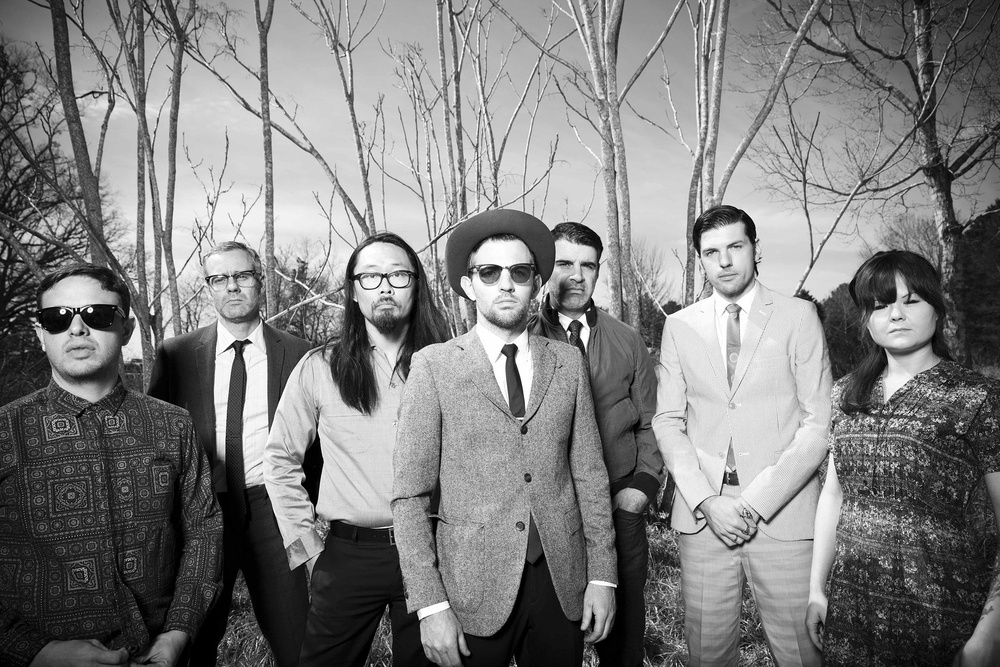
#> input picture images/Men.jpg, 1000 x 667 px, shrunk from 1920 x 1280 before the run, given in place of the camera
$ python virtual_paint.py
#> lines starting #> are read from the running program, lines starting #| are printed output that depends on the picture
import cv2
import numpy as np

# Open webcam
cap = cv2.VideoCapture(0)

if not cap.isOpened():
    print("Error: Cannot open camera")
    exit()

# Store all drawing points
points = []

while True:

    # Read frame
    success, frame = cap.read()
#> frame is the input picture: shape (667, 1000, 3); min 0, max 255, mean 126.2

    if not success:
        print("Error: Cannot read frame")
        break

    # Flip the image so movement feels natural
    frame = cv2.flip(frame, 1)
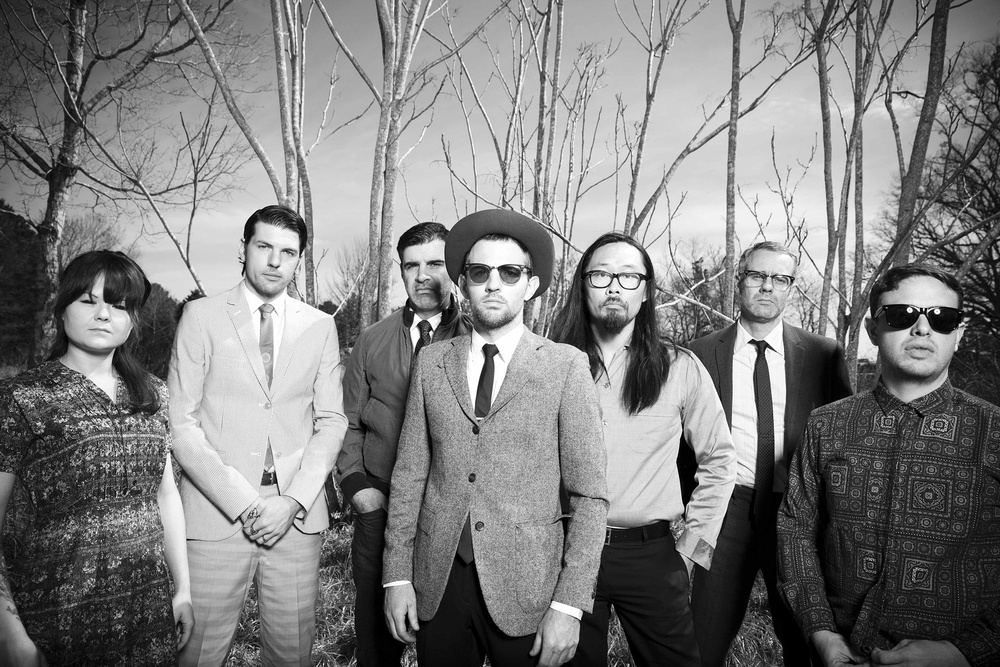
#> frame: shape (667, 1000, 3); min 0, max 255, mean 126.2

    # Convert to HSV
    hsv = cv2.cvtColor(frame, cv2.COLOR_BGR2HSV)
#> hsv: shape (667, 1000, 3); mean H, S, V 0, 0, 126.2

    # ==========================
    # Choose the marker color
    # (Example: Blue)
    # ==========================

    lower = np.array([100, 150, 50])
    upper = np.array([140, 255, 255])

    # Create mask
    mask = cv2.inRange(hsv, lower, upper)
#> mask: shape (667, 1000); every value is 0

    # Find contours
    contours, _ = cv2.findContours(mask, cv2.RETR_EXTERNAL, cv2.CHAIN_APPROX_SIMPLE)
#> contours = []

    # Find the biggest contour
    for contour in contours:

        area = cv2.contourArea(contour)

        if area > 500:

            x, y, w, h = cv2.boundingRect(contour)

            # Tip of the marker
            cx = x + w // 2
            cy = y

            # Save point
            points.append((cx, cy))

            # Show marker position
            cv2.circle(frame, (cx, cy), 10, (0, 0, 255), cv2.FILLED)
#> this loop made 0 passes
#> after the loop, points = []

    # Draw all saved points
    for point in points:
        cv2.circle(frame, point, 8, (255, 0, 0), cv2.FILLED)

    cv2.imshow("Virtual Paint", frame)
    cv2.imshow("Mask", mask)

    key = cv2.waitKey(1)
#> (key q is pressed here)

    # Press q to quit
    if key == ord("q"):
        break

    # Press c to clear drawing
    if key == ord("c"):
        points.clear()

cap.release()
cv2.destroyAllWindows()
